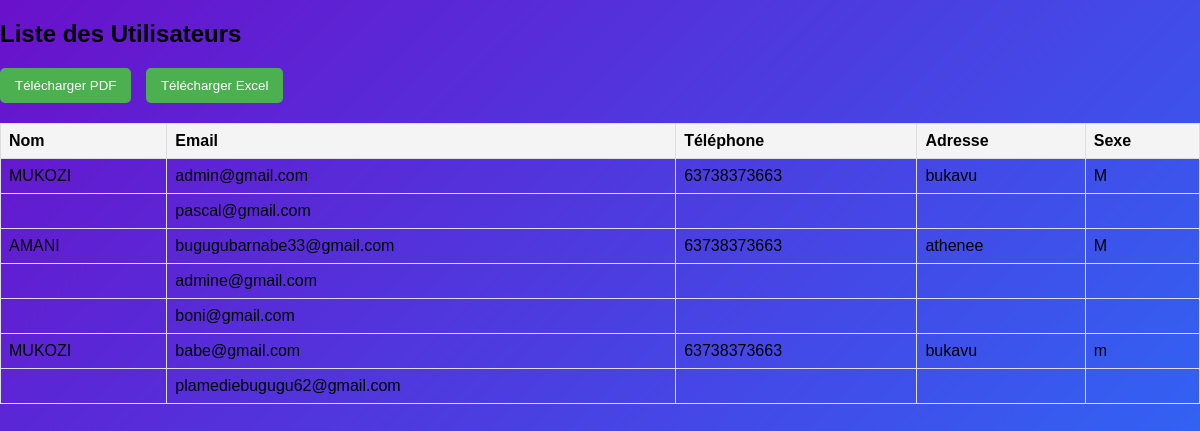
The page /liste-utilisateurs/ on the database its author committed.
### utilisateurs/models.py (models this page shows, shortened)
class Utilisateur(models.Model):
    nom = models.CharField(max_length=50)
    mot_de_passe = models.CharField(max_length=5000)
    email = models.EmailField(max_length=100, unique=True)
    image = models.ImageField(upload_to='images/')
    telephone = models.CharField(max_length=20)
    adresse = models.CharField(max_length=100)
    sexe = models.CharField(max_length=20)

### utilisateurs/views.py (the view)
# urls.py: path('liste-utilisateurs/', views.liste_utilisateurs, name='liste_utilisateurs'),
def liste_utilisateurs(request):
    utilisateurs = Utilisateur.objects.all()  # Récupérer tous les utilisateurs
    return render(request, 'liste_utilisateurs.html', {'utilisateurs': utilisateurs})

### utilisateurs/templates/liste_utilisateurs.html (shortened to what this page needs)
<!DOCTYPE html>
<html lang="fr">
<head>
</head>
<body>
    <h2>Liste des Utilisateurs</h2>
    <div class="export-buttons">
        <a href="{% url 'export_pdf' %}"><button>Télécharger PDF</button></a>
        <a href="{% url 'export_excel' %}"><button>Télécharger Excel</button></a>
    </div>
    <table>
        <thead>
            <tr>
                <th>Nom</th>
                <th>Email</th>
                <th>Téléphone</th>
                <th>Adresse</th>
                <th>Sexe</th>
            </tr>
        </thead>
        <tbody>
            {% for utilisateur in utilisateurs %}
            <tr>
                <td>{{ utilisateur.nom }}</td>
                <td>{{ utilisateur.email }}</td>
                <td>{{ utilisateur.telephone }}</td>
                <td>{{ utilisateur.adresse }}</td>
                <td>{{ utilisateur.sexe }}</td>
            </tr>
            {% endfor %}
        </tbody>
    </table>
</body>
</html>

### utilisateurs/templates/liste_utilisateurs.html (style rules this page uses)
body { margin: 0; padding: 0; font-family: 'Arial', sans-serif; background: linear-gradient(135deg, #6a11cb, #2575fc); justify-content: center; align-items: center; height: 100vh; }
table { width: 100%; border-collapse: collapse; margin: 20px 0; }
table, th, td { border: 1px solid #ddd; }
th, td { padding: 8px; text-align: left; }
th { background-color: #f4f4f4; }
.export-buttons { margin-bottom: 20px; }
.export-buttons button { padding: 10px 15px; margin-right: 10px; cursor: pointer; color: white; background-color: #4CAF50; border: none; border-radius: 5px; }

### rows shown on the page
Utilisateur: nom "MUKOZI", email "admin@gmail.com", telephone "63738373663", adresse "bukavu", sexe "M"
Utilisateur: email "pascal@gmail.com"
Utilisateur: nom "AMANI", email "bugugubarnabe33@gmail.com", telephone "63738373663", adresse "athenee", sexe "M"
Utilisateur: email "admine@gmail.com"
Utilisateur: email "boni@gmail.com"
Utilisateur: nom "MUKOZI", email "babe@gmail.com", telephone "63738373663", adresse "bukavu", sexe "m"
Utilisateur: email "plamediebugugu62@gmail.com"
